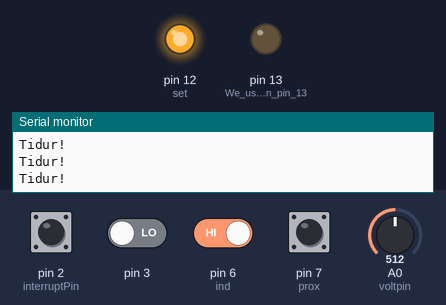
Simulated run of this sketch. Board: Arduino Uno, built with avr-gcc and run on an emulated ATmega328P. On the bench: output pins drawn as LEDs (lit = HIGH), the last lines printed to the serial monitor. Dashed ring = blinking. The test bench sets the inputs (shaded band); at power-on: pin 6 (ind), pin 7 (prox) HIGH, pin 2 (interruptPin), pin 3 LOW, A0 (voltpin) = 512. Sleep ends after the set time or at an interrupt.

Above: at 1.2 s.
1.3 s: pin 2 (interruptPin) pulled HIGH for 1 s
At 1.6 s:
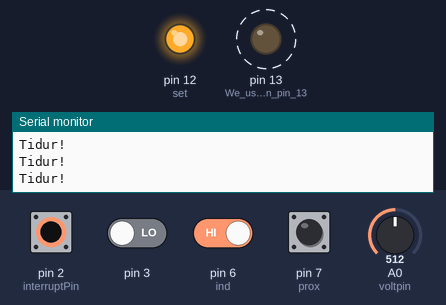
3.8 s: pin 3 driven HIGH
At 5.2 s:
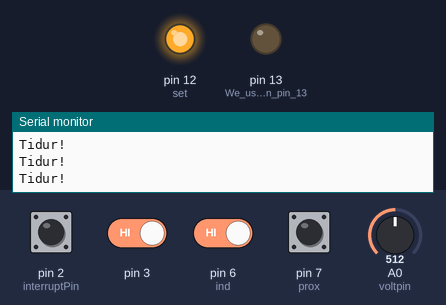
6.8 s: pin 6 (ind) driven LOW
8.3 s: pin 2 (interruptPin) pulled HIGH for 0.15 s
At 9.2 s:
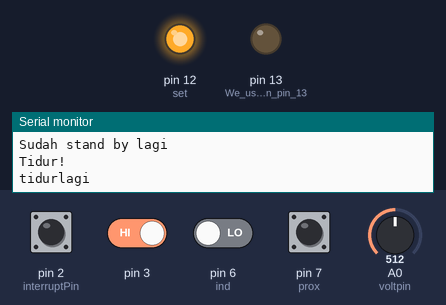
11.4 s: pin 2 (interruptPin) driven HIGH and pin 3 driven LOW
At 12.4 s:
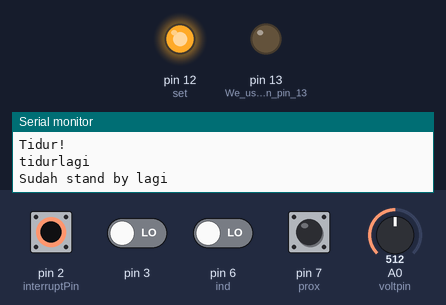
14.4 s: pin 2 (interruptPin) driven LOW
At 15.5 s:
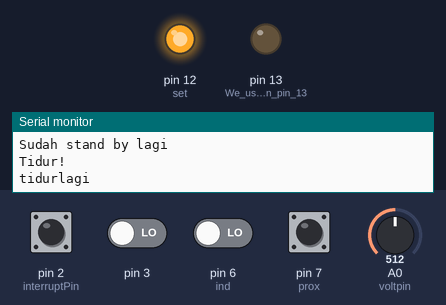
Timing chart, 0 to 17.4 s (numbered marks = the images above; inputs shaded):
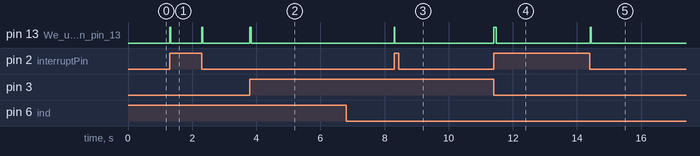

The sketch:

HC12_Cones_Finish_rev2.ino
```cpp
 /**
 * Author:Ab Kurk
 * version: 1.0
 * date: 24/01/2018
 * Description:
 * This sketch is part of the beginners guide to putting your Arduino to sleep
 * tutorial. It is to demonstrate how to put your arduino into deep sleep and
 * how to wake it up.
 * Link To Tutorial http://www.thearduinomakerman.info/blog/2018/1/24/guide-to-arduino-sleep-mode
 */

#include <avr/sleep.h>//this AVR library contains the methods that controls the sleep modes
#include <SoftwareSerial.h>

#define interruptPin 2 //Pin we are going to use to wake up the Arduino
#define ind 6
//#define gnd 7
#define set 12
#define voltpin A0
#define prox 7

SoftwareSerial HC12(10, 11); // HC-12 TX Pin, HC-12 RX Pin

String sendong;
String track = "5";
String nmr = "00";
String fin = "1";
String nm =" F3a";
String sprox;

char csendong[13];

boolean tidurlagi;

int statecones;
int a;
int stateprox;

float b,voltage;

void setup() {
  Serial.begin(4800);//Start Serial Comunication
  HC12.begin(4800);
  pinMode(LED_BUILTIN,OUTPUT);//We use the led on pin 13 to indecate when Arduino is A sleep
  pinMode(prox, INPUT);
  pinMode(set, OUTPUT);
  pinMode(interruptPin,INPUT);//Set pin d2 to input using the buildin pullup resistor
  digitalWrite(LED_BUILTIN,HIGH);//turning LED on
  tidurlagi = false;
  pinMode(ind, INPUT);
//  digitalWrite(gnd,LOW);
  digitalWrite(set,HIGH);
}

void loop()
{
// delay(200);//wait 5 seconds before going to sleep
 Going_To_Sleep();
}

void Going_To_Sleep(){
    sleep_enable();//Enabling sleep mode
    attachInterrupt(0, bangun, CHANGE);//attaching a interrupt to pin d2
    attachInterrupt(1, bangun, CHANGE);//attaching a interrupt to pin d3
    Serial.println("Tidur!");
    set_sleep_mode(SLEEP_MODE_PWR_DOWN);//Setting the sleep mode, in our case full sleep
    digitalWrite(LED_BUILTIN,LOW);//turning LED off;
//    delay(200); //wait a second to allow the led to be turned off before going to sleep
    set_sleep_mode(SLEEP_MODE_PWR_DOWN);//Setting the sleep mode, in our case full sleep
    sleep_cpu();//activating sleep mode
    delay(50);
    kondisi();
  }
void bangun(){
  Serial.println("Dibangunin");//Print message to serial monitor
//  delay(100);
  sleep_disable();//Disable sleep mode
//  delay(200);
  detachInterrupt(0); //Removes the interrupt from pin 2;
  voltage = ((analogRead(voltpin) * 1.5) / 1023) + 2.9;
  digitalWrite(LED_BUILTIN,HIGH);//turning LED off;
//  delay(100);
  kirim();
//  delay(100);
}

void kirim()
{
  statecones = digitalRead(ind);
  stateprox = digitalRead(prox);
  sprox = String(stateprox);
  Serial.println(stateprox);
  voltage = ((analogRead(voltpin) * 1.5) / 1023) + 2.9;
//  Serial.println(statecones);
  if (statecones == LOW && stateprox == HIGH)
  {
    sendong = "F1~10"; // ketika cones jatoh dan ada yg lewat
  }
  else if(statecones == HIGH && stateprox == LOW)
  {
    sendong = "F1~01"; // ketika cones docking dan ga ada yg lewat
  }
  else if(stateprox == LOW && stateprox == LOW)
  {
    sendong = "F1~11"; // ketika cones jatoh dan ga ada yg lewat
  }
  else if(stateprox == HIGH && stateprox == HIGH)
  {
    sendong = "F1~00~" + String(voltage); // ketika cones docking dan ada yg lewat
  }
  HC12.println(sendong);
  delay(50);
}


void kondisi()
{
  statecones = digitalRead(ind);
  stateprox  = digitalRead(prox);
  while (statecones == LOW || stateprox == LOW)
 {
   statecones = digitalRead(ind);
   stateprox = digitalRead(prox);
   digitalWrite(LED_BUILTIN,LOW);//turning LED off;
   sleep_enable();
   attachInterrupt(0, bangun, RISING);
   attachInterrupt(1, bangun, RISING);
   Serial.println("tidurlagi");
   set_sleep_mode(SLEEP_MODE_PWR_DOWN);//Setting the sleep mode, in our case full sleep
   sleep_cpu();
   Serial.println("Sudah stand by lagi");
  if (statecones == LOW || stateprox == LOW)
  {
    break;
  }
 }
}
```

Measured:
- after the input at 1.3 s, pin 13 (We_use_the_led_on_pin_13): alternates HIGH for 0.03 s and LOW for 0.97 s, starting at once
- after the input at 3.8 s, pin 13 (We_use_the_led_on_pin_13): LOW → HIGH at once, → LOW 0.04 s later
- after the input at 8.3 s, pin 13 (We_use_the_led_on_pin_13): LOW → HIGH at once, → LOW 0.02 s later
- after the input at 11.4 s, pin 13 (We_use_the_led_on_pin_13): LOW → HIGH at once, → LOW 0.07 s later
- after the input at 14.4 s, pin 13 (We_use_the_led_on_pin_13): LOW → HIGH at once, → LOW 0.03 s later
